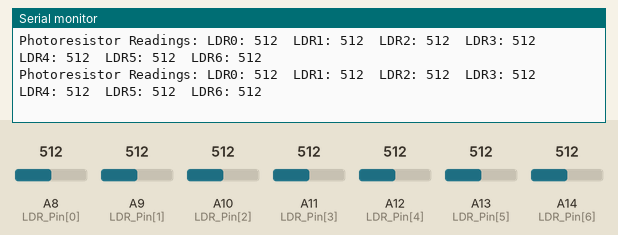
A sketch run on a simulated Arduino Mega 2560, built with avr-gcc and run on an emulated ATmega2560. Shown: the last lines printed to the serial monitor. The test bench sets the inputs (shaded band); at power-on: A8 (LDR_Pin[0]) = 512, A10 (LDR_Pin[2]) = 512, A9 (LDR_Pin[1]) = 512, A11 (LDR_Pin[3]) = 512, A12 (LDR_Pin[4]) = 512, A13 (LDR_Pin[5]) = 512, A14 (LDR_Pin[6]) = 512.

Above: at 1.2 s.
1.3 s: A8 (LDR_Pin[0]) set to 105
At 1.61 s:
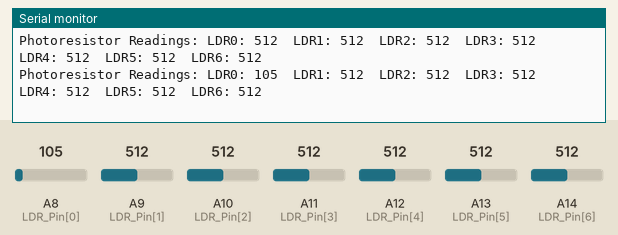
2.8 s: A8 (LDR_Pin[0]) set to 89
At 2.81 s:
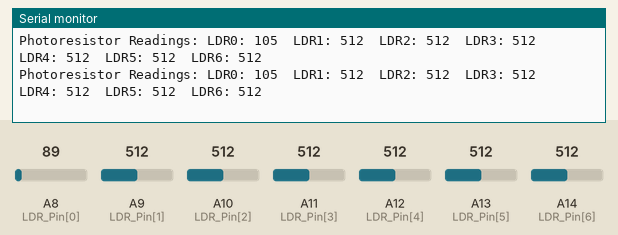
7.3 s: A10 (LDR_Pin[2]) set to 110
At 7.34 s:
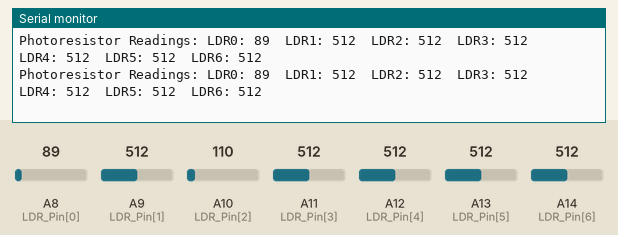
10.3 s: A10 (LDR_Pin[2]) set to 93
At 10.44 s:
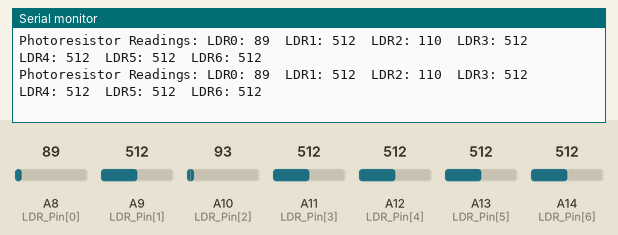
Timing chart, 0 to 13.3 s (numbered marks = the images above; inputs shaded):
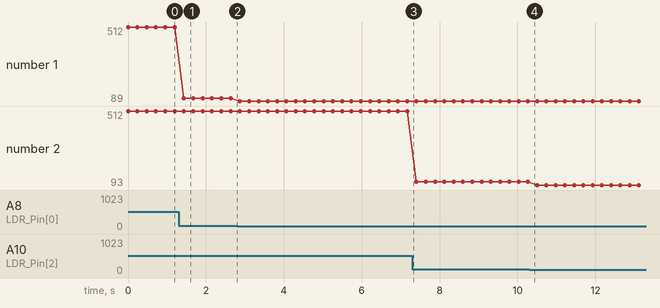

Measured:
- after the input at 1.3 s, the serial monitor: prints a new line after 0.14 s (image 1)
- plotted number 1: 512 → 105 after the input at 1.3 s, 105 → 89 after the input at 2.8 s
- plotted number 2: 512 → 110 after the input at 7.3 s, 110 → 93 after the input at 10.3 s

The sketch:

photoresistorsonly.ino
```cpp
int LDR_Pin[] = {A8, A9, A10, A11, A12, A13, A14};  // Pins connected to photoresistors
const int totalPhotoResistors = sizeof(LDR_Pin) / sizeof(LDR_Pin[0]);

void setup() {
  Serial.begin(9600);  // Initialize serial communication at 9600 baud
}

void loop() {
  Serial.print("Photoresistor Readings: ");
  for (int i = 0; i < totalPhotoResistors; i++) {
    int reading = analogRead(LDR_Pin[i]);  // Read the analog value from each photoresistor
    Serial.print("LDR");
    Serial.print(i);
    Serial.print(": ");
    Serial.print(reading);
    Serial.print("  ");
  }
  Serial.println();  // Newline for the next set of readings
  delay(200);        // Small delay for readability
}
```
